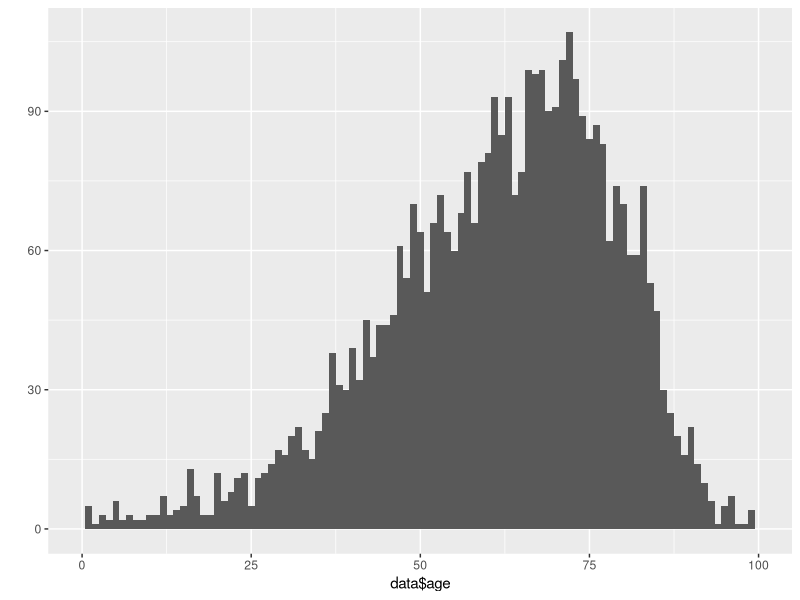
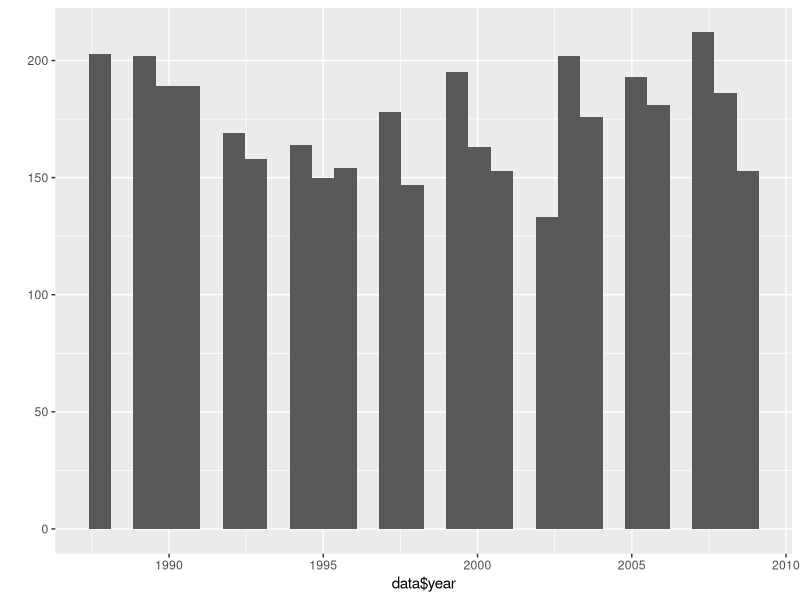
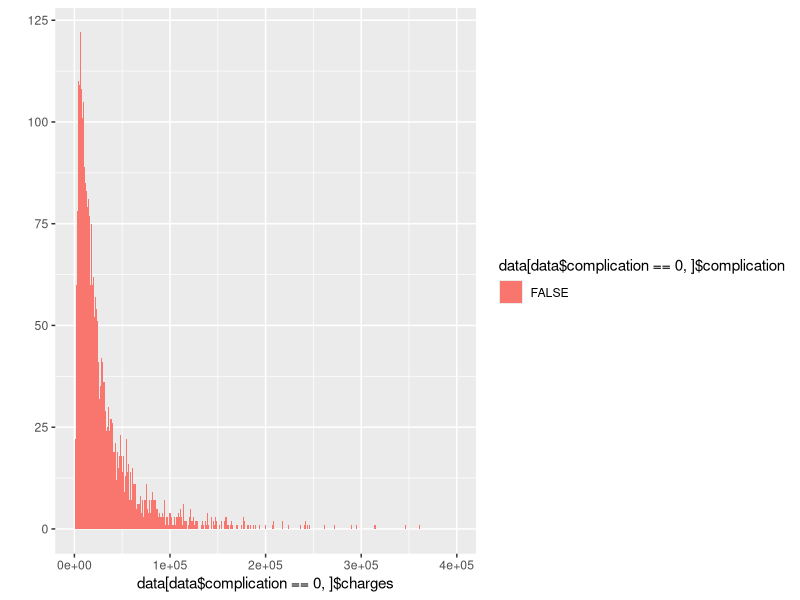
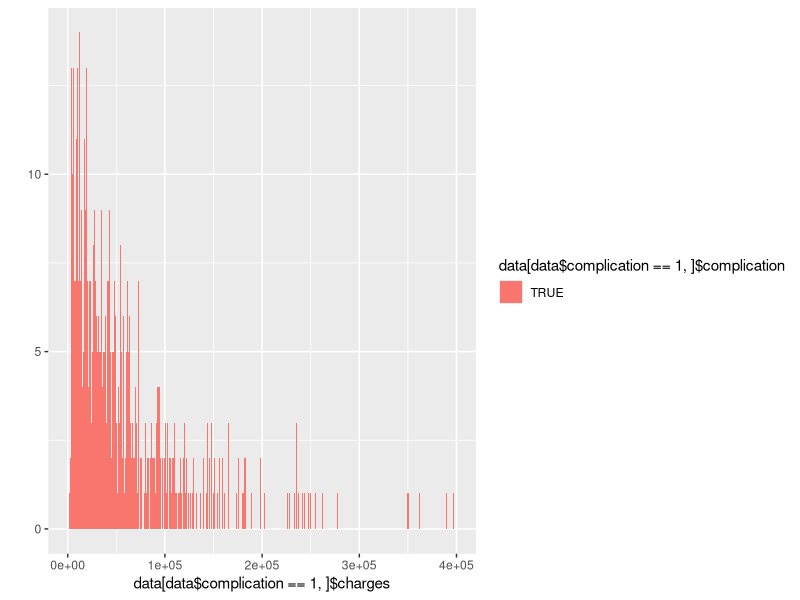
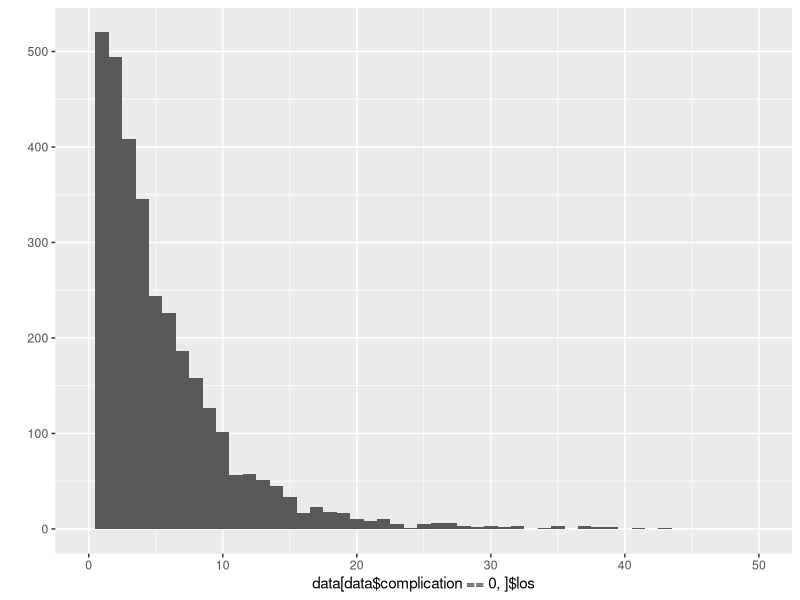
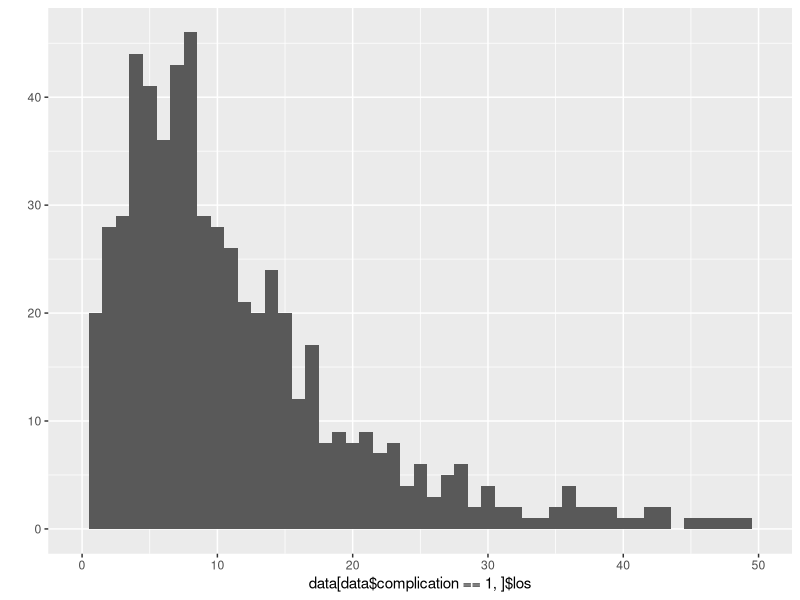

The R script that drew these images, in order: (Note: this script raises an error after producing the figures.)
setwd("C:\\Users\\David Ouyang\\Dropbox\\StatisticalAnalysis\\Sinonasal\\Final Data Set")
library(ggplot2)


data <- read.csv("surgicalCasesWComplications.csv", stringsAsFactors = FALSE)
str(data)
sum(data$comp)

sum(data[data$volume == "high",]$died)
4/1097
sum(data[data$volume == "medium",]$died)
11/1939
sum(data[data$volume == "low",]$died)
15/814


sum(data[data$volume == "high",]$comp) - 4
183/1097
sum(data[data$volume == "medium",]$comp) - 11
287/1939
sum(data[data$volume == "low",]$comp) - 15
102/814


modelCompl <- lm(data$comp ~ relevel(factor(data$volume), "high") + data$age + data$pay1 + data$year + factor(data$d1))
modelCompl <- lm(data$comp ~ relevel(factor(data$volume), "high") + data$age + data$pay1 + data$year +  factor(data$p1))
summary(modelCompl)


str(data)
qplot(data$age, binwidth = 1) + xlim(0, 100)
qplot(data$year)

qplot(data[data$complication == 0,]$charges, fill = data[data$complication == 0,]$complication, binwidth = 1000) + xlim(0, 400000)

qplot(data[data$complication == 1,]$charges, fill = data[data$complication == 1,]$complication, binwidth = 1000) + xlim(0, 400000)


qplot(data[data$complication == 0,]$los, binwidth = 1) + xlim(0, 50)
qplot(data[data$complication == 1,]$los, binwidth = 1) + xlim(0, 50)
mean(data[data$complication == 0 & data$los > 0,]$los)
mean(data[data$complication == 1& data$los > 0,]$los)


complicationRates <- ddply(data, c("p1"), summarise, propComplication = sum(comp)/sum(count), num = sum(count))

write.csv( arrange(complicationRates, desc(propComplication)), "ComplicationProportionByProcedure.csv")


data <- read.csv("surgicalCasesWComplications.csv")
summary(data)


data <- read.csv("subsetNeckDissection.csv")
summary(data)

data <- read.csv("subsetOrbitMax.csv")
summary(data)

data <- read.csv("subsetNeurosurgery.csv")
summary(data)



